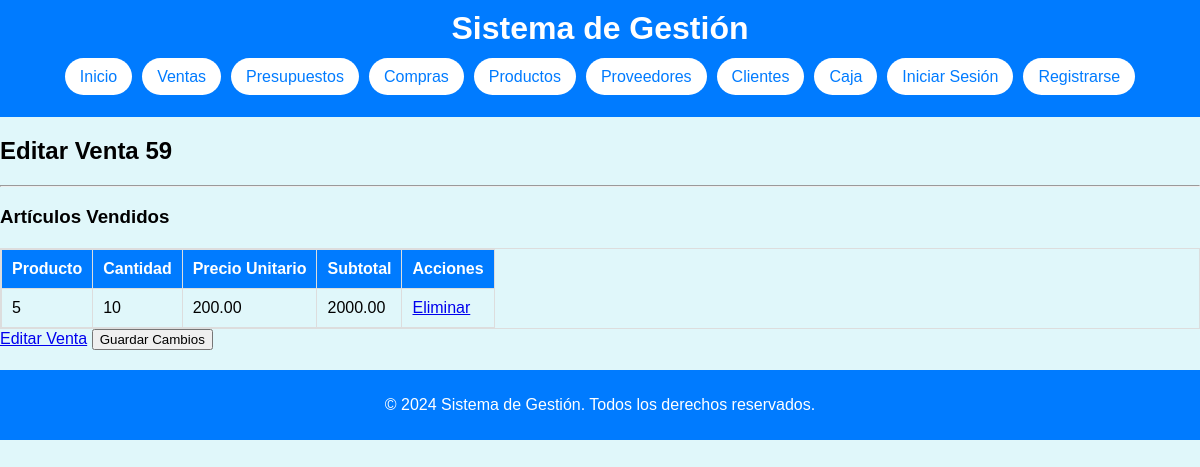
Page /gestion/ventas/editar_venta.php?id=59 on the committed database.
### tables this page shows
CREATE TABLE `productos_operaciones` (
  `ID_Producto_Operacion` int(11) NOT NULL,
  `ID_Operacion` int(11) DEFAULT NULL,
  `ID_Producto` int(11) DEFAULT NULL,
  `Cantidad` int(11) DEFAULT NULL,
  `observaciones` text NOT NULL,
  `Precio_Unitario` decimal(10,2) DEFAULT NULL,
  `Subtotal` decimal(10,2) DEFAULT NULL
);

### gestion/ventas/editar_venta.php (the view, shortened to what this page needs)
<?php
include '../includes/db_connect.php';
include '../includes/header.php';
if (isset($_GET['id']) && !empty($_GET['id'])) {
    $id_venta = $_GET['id'];
    $sql_articulos = "SELECT * FROM Productos_Operaciones WHERE ID_Operacion = $id_venta";
    $result_articulos = $conn->query($sql_articulos);
} else {
    echo "ID de venta no proporcionado.";
    exit;
}
?>
<h2>Editar Venta <?php echo $id_venta; ?></h2>
<form method="post" action="<?php echo htmlspecialchars($_SERVER["PHP_SELF"]); ?>">
    <hr>
    <h3>Artículos Vendidos</h3>
    <table>
        <tr>
            <th>Producto</th>
            <th>Cantidad</th>
            <th>Precio Unitario</th>
            <th>Subtotal</th>
            <th>Acciones</th>
        </tr>
        <?php while($row_articulo = $result_articulos->fetch_assoc()): ?>
        <tr>
            <td><?php echo $row_articulo['ID_Producto']; ?></td>
            <td><?php echo $row_articulo['Cantidad']; ?></td>
            <td><?php echo $row_articulo['Precio_Unitario']; ?></td>
            <td><?php echo $row_articulo['Subtotal']; ?></td>
            <td><a href="eliminar_articulo.php?id=<?php echo $row_articulo['ID_Producto_Operacion']; ?>">Eliminar</a></td>
        </tr>
        <?php endwhile; ?>
    </table>
    <a href="alta_venta.php?id=<?php echo $id_venta; ?>">Editar Venta</a>
    <input type="submit" value="Guardar Cambios">
</form>
<?php
include '../includes/footer.php';
?>

### gestion/css/styles.css (style rules this page uses)
body { font-family: Arial, sans-serif; background-color: #e0f7fa; margin: 0; padding: 0; }
table { width: 100%; border-collapse: collapse; margin-top: 20px; overflow-x: auto; display: block; }
table, th, td { border: 1px solid #ddd; }
th, td { padding: 10px; text-align: left; }
th { background-color: #007BFF; color: white; }

### rows in the picture
productos_operaciones: ID_Producto "5", Cantidad "10", Precio_Unitario "200.00", Subtotal "2000.00"

### other values in the picture
$id_venta "59"
